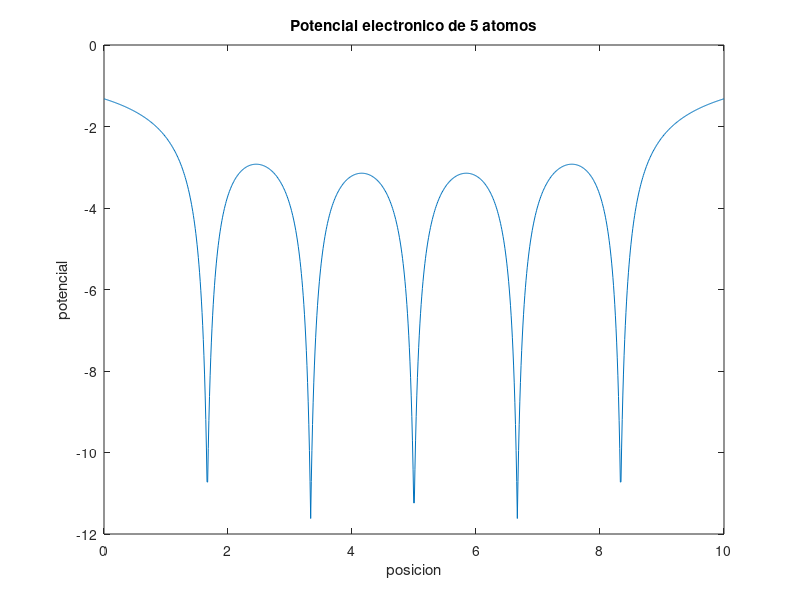

MATLAB code to generate this figure:
%potencial electronico
clear
xmin=0; %punto izq mallado
xmax=10; %punto dcha mallado
nA=5; %numero de atomos
xoff=0; %espacio entre bordes y atomos
nx=1000; %puntos de espaciado
Z=1; %numero atomico
x=linspace(xmin,xmax,nx); %mallado
dA=((xmax-xoff)-(xmin+xoff))/(nA+1); %distancia entre atomos
delta=0.1; %parametro para evitar divergencia
Va=zeros(1,nx); %inicializa potencial atomo
Vt=zeros(1,nx); %inicializa potencial total

for j=1:nA;
    for k=1:nx;
        xa=(xmin+xoff)+(j*dA);
        Va(k)=-Z/(abs(x(k)-xa)+delta);
    end
    Vt=Vt+Va;
end
plot(x,Vt)
%title ('Potencial electronico');
title (['Potencial electronico de ' ,num2str(nA,'%4.0f'),' atomos']);
xlabel('posicion');
ylabel('potencial');    
 
    









